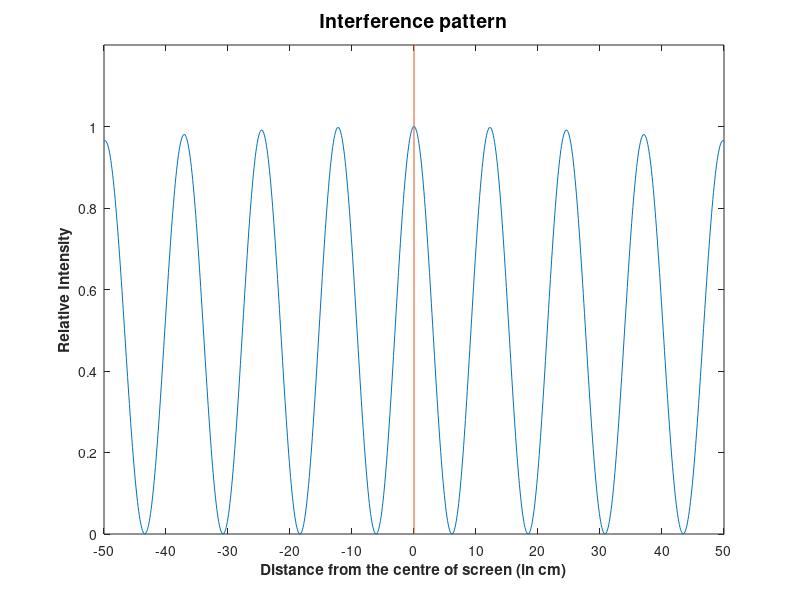

The MATLAB source for this figure:
% Script to model the interference between 2 point sources
% separated by a distance d and on a line parallel to a screen
% at a distance D.
% variables names as in Fig. 1 in the lab. script
%
% CHANGE THESE VALUES ACCORDING TO YOUR EXPERIMENTAL SETUP:
d=0.63;             % separation between the sources (in m)
D=2.55;             % distance from sources to screen (in m)
lambda=0.03;        % wavelength (in m)
k=2*pi/lambda;
%
x=-0.5:0.001:0.5;   % to cover 50 cm at either side of the centre
theta1=atan((d/2-x)/D);
theta2=atan((d/2+x)/D);
l1=D./cos(theta1);
l2=D./cos(theta2);
j=0+1i;
Et=exp(-j*k*l1)./l1+exp(-j*k*l2)./l2;
Et=Et.*conj(Et)/(max(Et)^2);
%
y=x*100;            % converting to cm
plot(y,abs(Et))
axis([-50 50 0 1.2]);
set(gca,'XTick',-50:10:50)
title('{\bfInterference pattern}','FontSize',14)
xlabel('{\bfDistance from the centre of screen (in cm)}')
ylabel('{\bfRelative Intensity}')
line([0 0],[0 1.2])
% line([-0.5 0.5],[1 1],'linestyle',':')
% text(-0.48, 1.1,'drawn by {\bf <...insert your name here...> }')